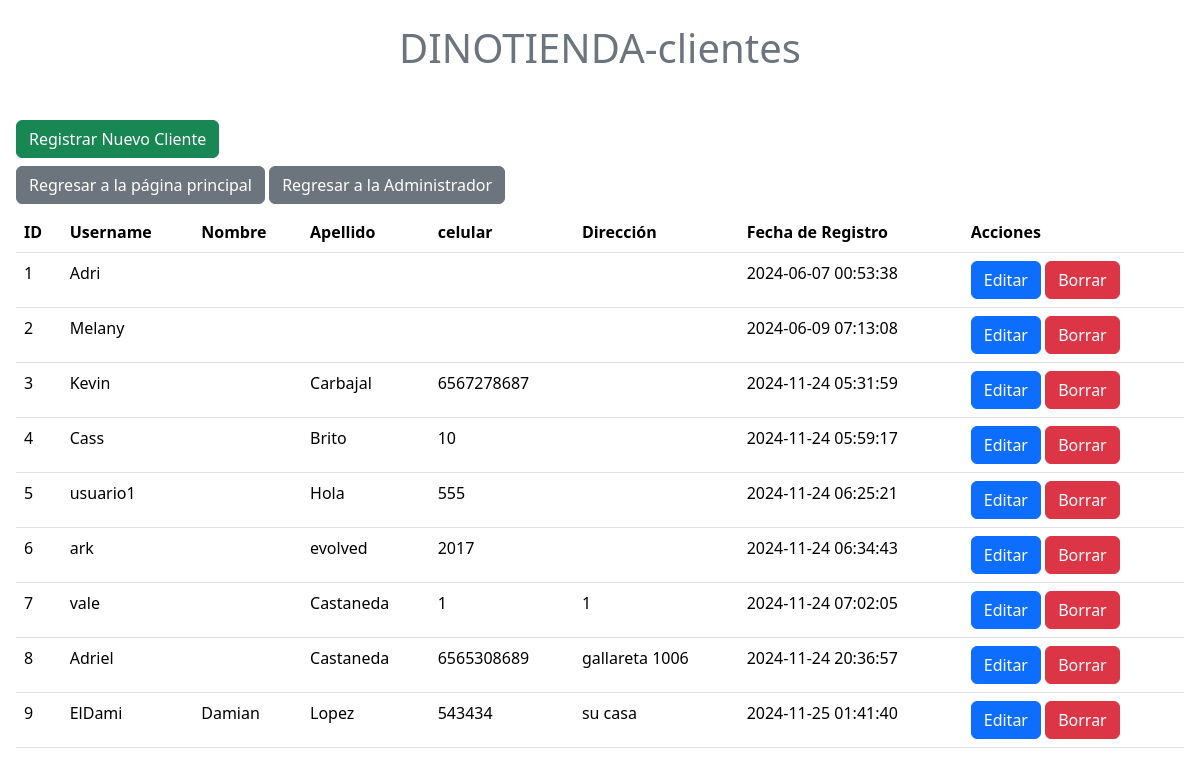
/a_c.php, run on the app's committed database.
### tables this page shows
CREATE TABLE `users` (
  `id` int(11) NOT NULL,
  `nombre` varchar(100) NOT NULL,
  `username` varchar(50) NOT NULL,
  `password` varchar(255) NOT NULL,
  `apellido` varchar(50) NOT NULL,
  `celular` varchar(20) NOT NULL,
  `direccion` varchar(100) NOT NULL,
  `fecha_nac` date NOT NULL,
  `email` text NOT NULL,
  `created_at` timestamp NOT NULL DEFAULT current_timestamp()
);

### a_c.php (the view, shortened to what this page needs)
<!DOCTYPE html>
<html lang="en">
<head>
    <link href="https://cdn.jsdelivr.net/npm/bootstrap@5.3.3/dist/css/bootstrap.min.css" rel="stylesheet">
</head>
<body>
    <h1 class="text-center text-secondary font-weight-bold p-4">DINOTIENDA-clientes</h1>
    <?php
    include("db.php");
    $sql = $conn->query("SELECT * FROM users");
    ?>
    <div class="p-3 table-responsive">
        <button type="button" class="btn btn-success mb-2" data-bs-toggle="modal" data-bs-target="#exampleModal">
            Registrar Nuevo Cliente
        </button>
        <div class="login-box">
            <a href="index.php" class="btn btn-secondary mb-2">Regresar a la página principal</a>
            <a href="admin.php" class="btn btn-secondary mb-2">Regresar a la Administrador</a>
        </div>
        <table class="table table-hover">
            <thead class="bg-dark text-white">
                <tr>
                    <th scope="col">ID</th>
                    <th scope="col">Username</th>
                    <th scope="col">Nombre</th>
                    <th scope="col">Apellido</th>
                    <th scope="col">celular</th>
                    <th scope="col">Dirección</th>
                    <th scope="col">Fecha de Registro</th>
                    <th scope="col">Acciones</th>
                </tr>
            </thead>
            <tbody>
                <?php
                while ($row = $sql->fetch_assoc()) {
                ?>
                    <tr>
                        <td><?php echo $row['id']; ?></td>
                        <td><?php echo $row['username']; ?></td>
                        <td><?php echo $row['nombre']; ?></td>
                        <td><?php echo $row['apellido']; ?></td>
                        <td><?php echo $row['celular']; ?></td>
                        <td><?php echo $row['direccion']; ?></td>
                        <td><?php echo $row['created_at']; ?></td>
                        <td>
                            <a href="editar_c.php?id=<?php echo $row['id']; ?>" class="btn btn-primary">Editar</a>
                            <a href="borrar_c.php?id=<?php echo $row['id']; ?>" class="btn btn-danger">Borrar</a>
                        </td>
                    </tr>
                <?php
                }
                ?>
            </tbody>
        </table>
    </div>
</body>
</html>

### data on the page
users: id "1", username "Adri", created_at "2024-06-07 00:53:38"
users: id "2", username "Melany", created_at "2024-06-09 07:13:08"
users: id "3", username "Kevin", apellido "Carbajal", celular "6567278687", created_at "2024-11-24 05:31:59"
users: id "4", username "Cass", apellido "Brito", celular "10", created_at "2024-11-24 05:59:17"
users: id "5", username "usuario1", apellido "Hola", celular "555", created_at "2024-11-24 06:25:21"
users: id "6", username "ark", apellido "evolved", celular "2017", created_at "2024-11-24 06:34:43"
users: id "7", username "vale", apellido "Castaneda", celular "1", direccion "1", created_at "2024-11-24 07:02:05"
users: id "8", username "Adriel", apellido "Castaneda", celular "6565308689", direccion "gallareta 1006", created_at "2024-11-24 20:36:57"
users: id "9", username "ElDami", nombre "Damian", apellido "Lopez", celular "543434", direccion "su casa", created_at "2024-11-25 01:41:40"
